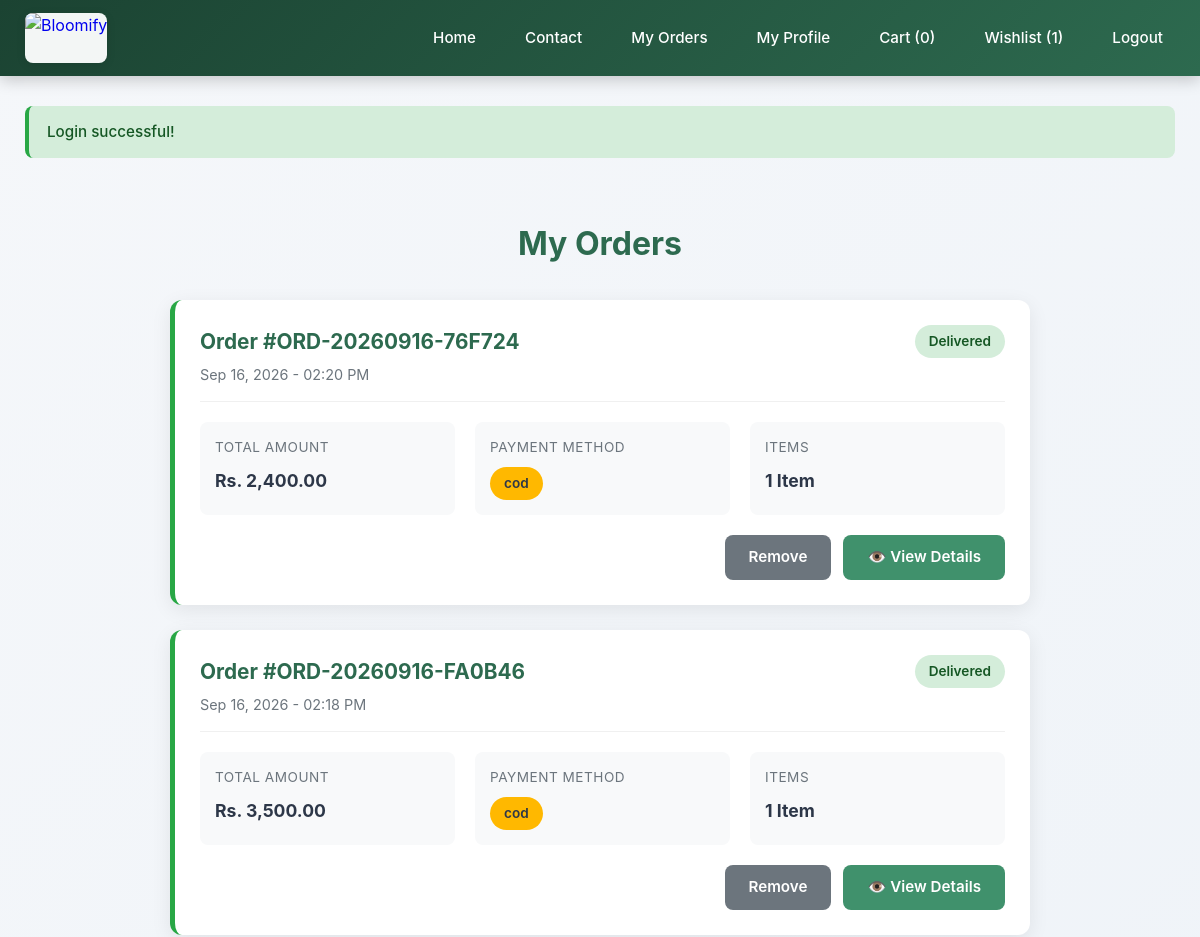
Before: /my-orders.php (signed in, upper part) with the older database file.
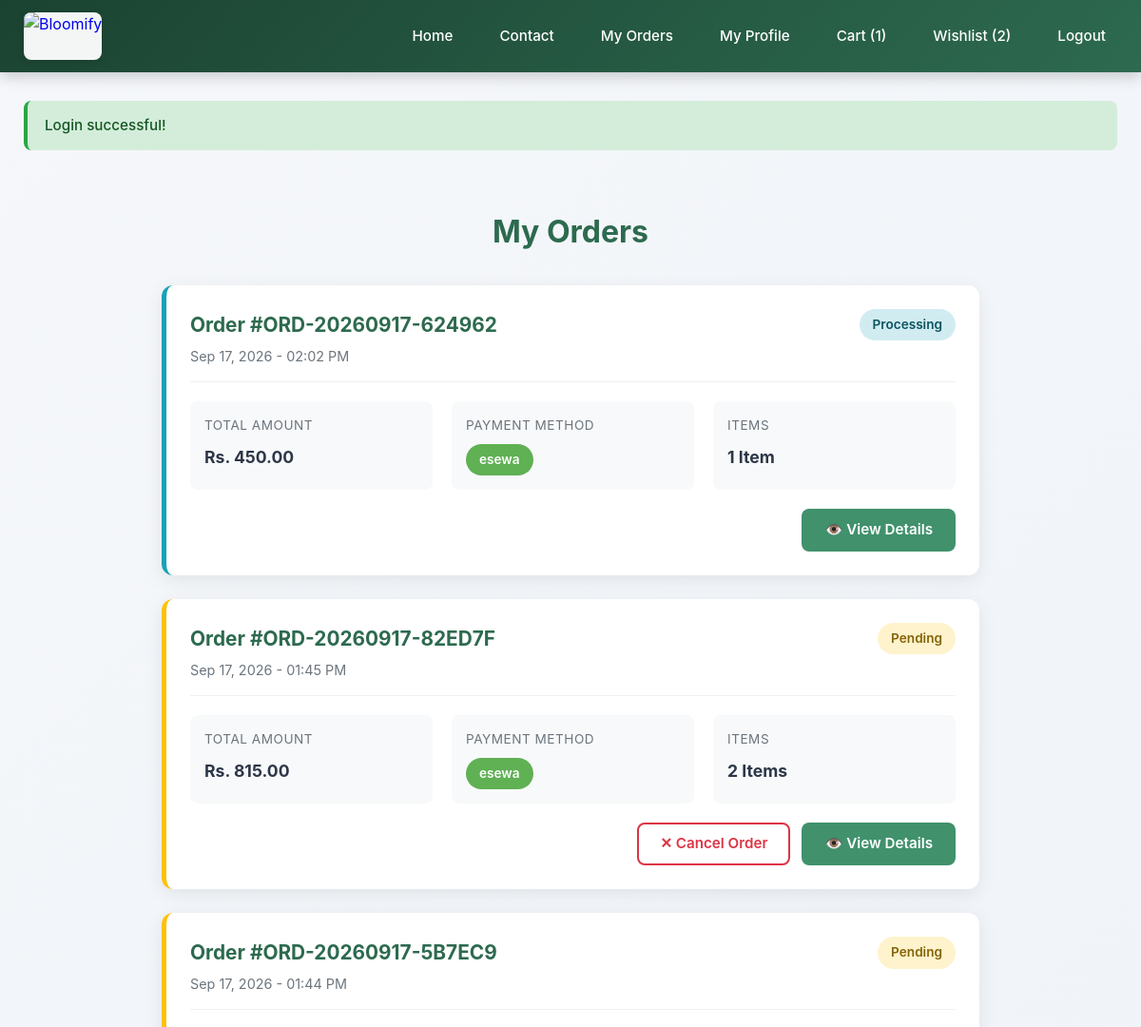
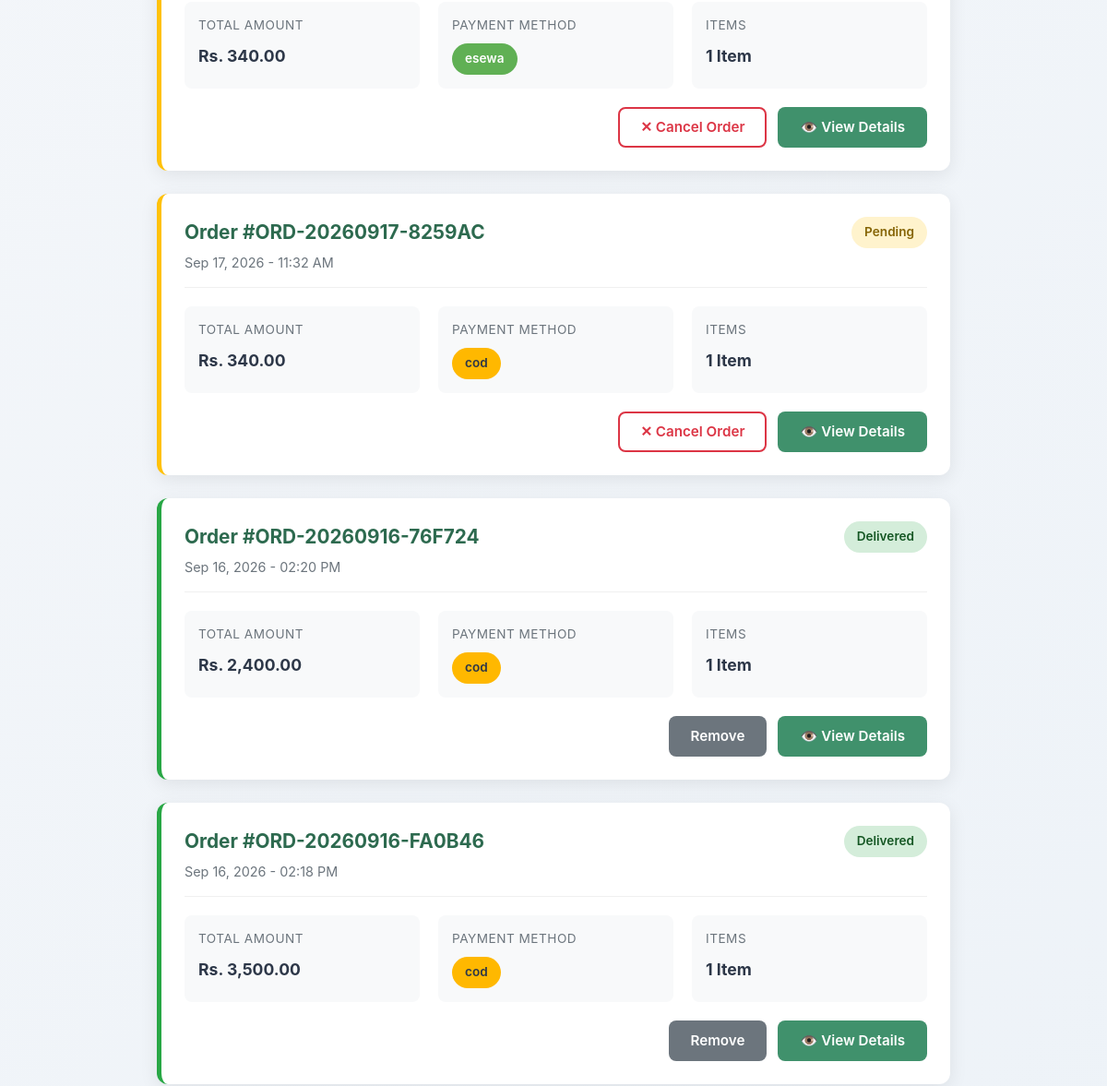
After: the same page with the newer database file (2 pictures, top to bottom).
### tables this page shows
CREATE TABLE `orders` (
  `id` int(11) NOT NULL,
  `user_id` int(11) DEFAULT NULL,
  `order_number` varchar(50) NOT NULL,
  `total_amount` decimal(10,2) NOT NULL,
  `payment_method` enum('esewa','khalti','cod','Cash on Delivery') NOT NULL,
  `payment_status` enum('pending','success','failed') DEFAULT 'pending',
  `transaction_id` varchar(100) DEFAULT NULL,
  `delivery_status` enum('pending','processing','delivered','cancelled') DEFAULT 'pending',
  `customer_name` varchar(100) NOT NULL,
  `customer_phone` varchar(20) NOT NULL,
  `customer_address` text NOT NULL,
  `archived` tinyint(1) NOT NULL DEFAULT 0,
  `created_at` timestamp NOT NULL DEFAULT current_timestamp(),
  `updated_at` timestamp NOT NULL DEFAULT current_timestamp() ON UPDATE current_timestamp()
);

### includes/functions.php (called while the page is built, shortened)
<?php
require_once __DIR__ . '/config.php';
function isLoggedIn() {
    return isset($_SESSION['user_id']);
}
function isAdmin() {
    return isset($_SESSION['role']) && $_SESSION['role'] === 'admin';
}
function formatPrice($price) {
    return 'Rs. ' . number_format($price, 2);
}
function getCartCount() {
    global $conn;
    $user_id = $_SESSION['user_id'];
    $sql = "SELECT SUM(quantity) as total FROM cart WHERE user_id = ?";
    $stmt = $conn->prepare($sql);
    $stmt->bind_param("i", $user_id);
    $stmt->execute();
    $result = $stmt->get_result()->fetch_assoc();
    return $result['total'] ?? 0;
}
?>

### my-orders.php (the view, shortened to what the changed rows need)
<?php
require_once __DIR__ . '/includes/header.php';
$user_id = $_SESSION['user_id'];
$sql = "SELECT * FROM orders WHERE user_id = ? AND archived = 0 ORDER BY created_at DESC";
$stmt = $conn->prepare($sql);
$stmt->bind_param("i", $user_id);
$stmt->execute();
$orders = $stmt->get_result();
?>
<div class="orders-container">
    <h1 class="orders-title">My Orders </h1>
    <?php if ($orders->num_rows > 0): ?>
        <?php while($order = $orders->fetch_assoc()):
            $count_sql = "SELECT COUNT(*) as cnt FROM order_items WHERE order_id = ?";
            $count_stmt = $conn->prepare($count_sql);
            $count_stmt->bind_param("i", $order['id']);
            $count_stmt->execute();
            $item_count = $count_stmt->get_result()->fetch_assoc()['cnt'];
            $delivery_status = $order['delivery_status'];
            $status_class = 'status-' . $delivery_status;
            $badge_class = 'badge-' . $delivery_status;
            $pay_class = '';
            if ($order['payment_method'] == 'esewa') $pay_class = 'pay-esewa';
            elseif ($order['payment_method'] == 'khalti') $pay_class = 'pay-khalti';
            else $pay_class = 'pay-cod';
            $can_cancel = $delivery_status === 'pending' && $order['payment_status'] === 'pending';
            $can_archive = in_array($delivery_status, ['delivered', 'cancelled']);
        ?>
            <div class="order-card <?php echo $status_class; ?>">
                <div class="order-header">
                    <div>
                        <div class="order-number">Order #<?php echo htmlspecialchars($order['order_number']); ?></div>
                        <div class="order-date"><?php echo date('M d, Y - h:i A', strtotime($order['created_at'])); ?></div>
                    </div>
                    <span class="status-badge <?php echo $badge_class; ?>">
                        <?php echo ucfirst($delivery_status); ?>
                    </span>
                </div>
                <div class="order-details">
                    <div class="order-detail-box">
                        <div class="order-detail-label">Total Amount</div>
                        <div class="order-detail-value"><?php echo formatPrice($order['total_amount']); ?></div>
                    </div>
                    <div class="order-detail-box">
                        <div class="order-detail-label">Payment Method</div>
                        <span class="payment-badge <?php echo $pay_class; ?>">
                            <?php echo htmlspecialchars($order['payment_method']); ?>
                        </span>
                    </div>
                    <div class="order-detail-box">
                        <div class="order-detail-label">Items</div>
                        <div class="order-detail-value"><?php echo $item_count; ?> Item<?php echo $item_count != 1 ? 's' : ''; ?></div>
                    </div>
                </div>
                <div class="order-actions">
                    <?php if ($can_cancel): ?>
                        <a href="cancel-order.php?id=<?php echo $order['id']; ?>"
                           class="btn-cancel"
                           onclick="return confirm('Are you sure you want to cancel this order? This action cannot be undone.');">
                            ✕ Cancel Order
                        </a>
                    <?php endif; ?>
                    <?php if ($can_archive): ?>
                        <a href="archive-order.php?id=<?php echo $order['id']; ?>"
                           class="btn-archive"
                           onclick="return confirm('Remove this order from your list? It will still be visible to admin.');">
                             Remove
                        </a>
                    <?php endif; ?>
                    <a href="order-success.php?order=<?php echo htmlspecialchars($order['order_number']); ?>" class="btn-view">
                        👁️ View Details
                    </a>
                </div>
            </div>
        <?php endwhile; ?>
    <?php endif; ?>
</div>
<?php require_once __DIR__ . '/includes/footer.php'; ?>

### includes/header.php (shortened to what the changed rows need)
<?php
require_once __DIR__ . '/config.php';
require_once __DIR__ . '/functions.php';
?>
<!DOCTYPE html>
<html lang="en">
<head>
    <link rel="stylesheet" href="<?php echo SITE_URL; ?>/assets/css/style.css">
</head>
<body>
<header class="header">
    <div class="header-content">
        <nav class="nav-links">
            <a href="<?php echo SITE_URL; ?>/index.php">Home</a>
            <a href="<?php echo SITE_URL; ?>/contact.php">Contact</a>
            <?php if (isLoggedIn()): ?>
                <?php if (isAdmin()): ?>
                    <a href="<?php echo SITE_URL; ?>/admin/index.php">Admin Dashboard</a>
                <?php else: ?>
                    <a href="<?php echo SITE_URL; ?>/my-orders.php">My Orders</a>
                    <a href="<?php echo SITE_URL; ?>/profile.php">My Profile</a>
                    <a href="<?php echo SITE_URL; ?>/cart.php">Cart (<?php echo getCartCount(); ?>)</a>
                    <?php
                    $wc_sql = "SELECT COUNT(*) as count FROM wishlist WHERE user_id = ?";
                    $wc_stmt = $conn->prepare($wc_sql);
                    $wc_stmt->bind_param("i", $_SESSION['user_id']);
                    $wc_stmt->execute();
                    $wishlist_count = $wc_stmt->get_result()->fetch_assoc()['count'];
                    ?>
                    <a href="<?php echo SITE_URL; ?>/wishlist.php"> Wishlist<?php if ($wishlist_count > 0) echo ' (' . $wishlist_count . ')'; ?></a>
                <?php endif; ?>
                <a href="<?php echo SITE_URL; ?>/logout.php">Logout</a>
            <?php else: ?>
                <a href="<?php echo SITE_URL; ?>/login.php">Login</a>
                <a href="<?php echo SITE_URL; ?>/register.php" class="btn btn-secondary" style="padding: 8px 20px;">Register</a>
            <?php endif; ?>
        </nav>
    </div>
</header>
<main class="container">

Changed rows visible on the page:
added orders: order_number "ORD-20260917-624962", created_at "Sep 17, 2026 - 02:02 PM", delivery_status "Processing", total_amount "Rs. 450.00", payment_method "esewa", item_count "1"
added orders: order_number "ORD-20260917-82ED7F", created_at "Sep 17, 2026 - 01:45 PM", delivery_status "Pending", total_amount "Rs. 815.00", payment_method "esewa", item_count "2"
added orders: order_number "ORD-20260917-5B7EC9", created_at "Sep 17, 2026 - 01:44 PM", delivery_status "Pending", total_amount "Rs. 340.00", payment_method "esewa", item_count "1"
added orders: order_number "ORD-20260917-8259AC", created_at "Sep 17, 2026 - 11:32 AM", delivery_status "Pending", total_amount "Rs. 340.00", payment_method "cod", item_count "1"
Other visible differences:
getCartCount(): "0" → "1"
$wishlist_count: "1" → "2"
